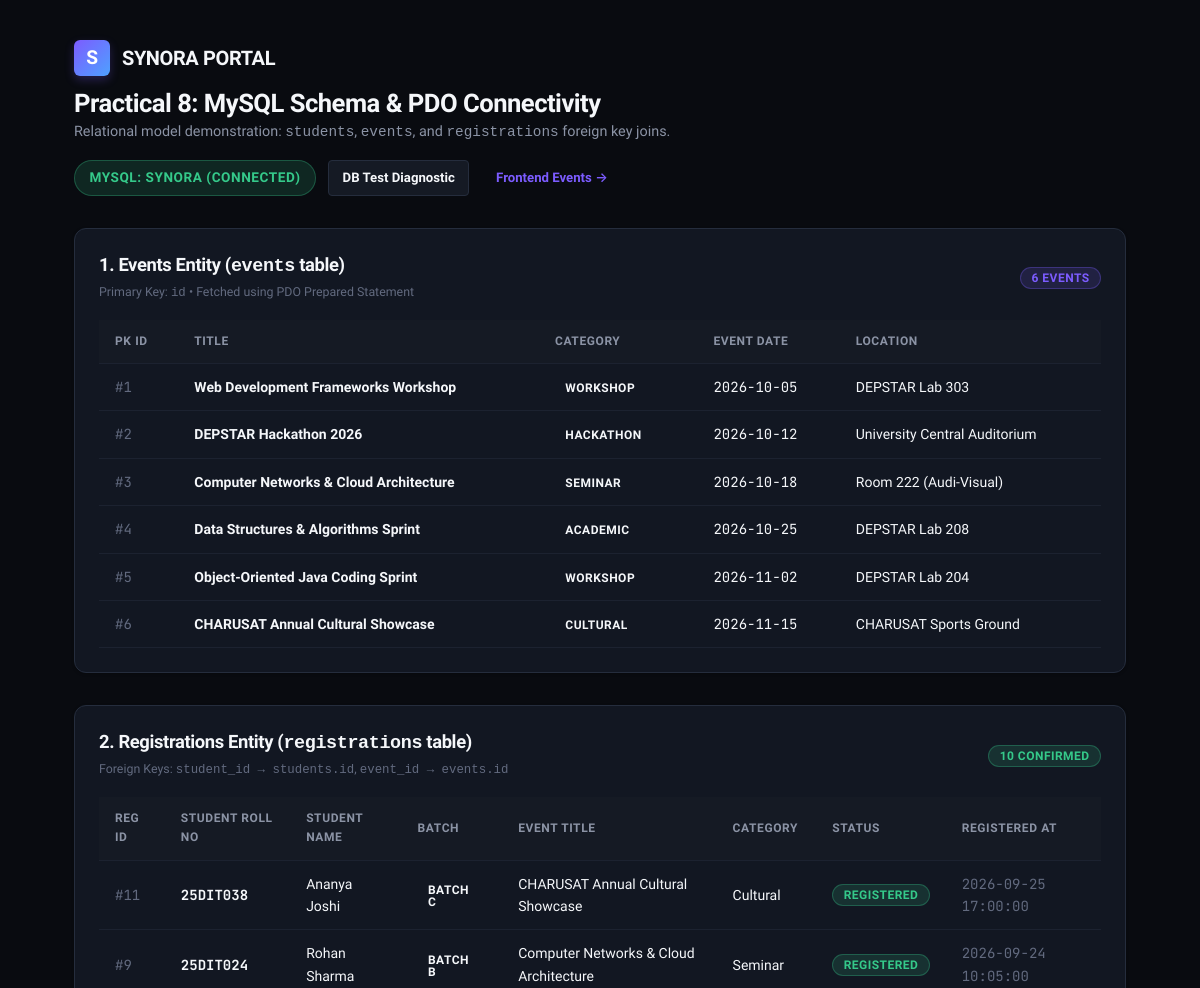
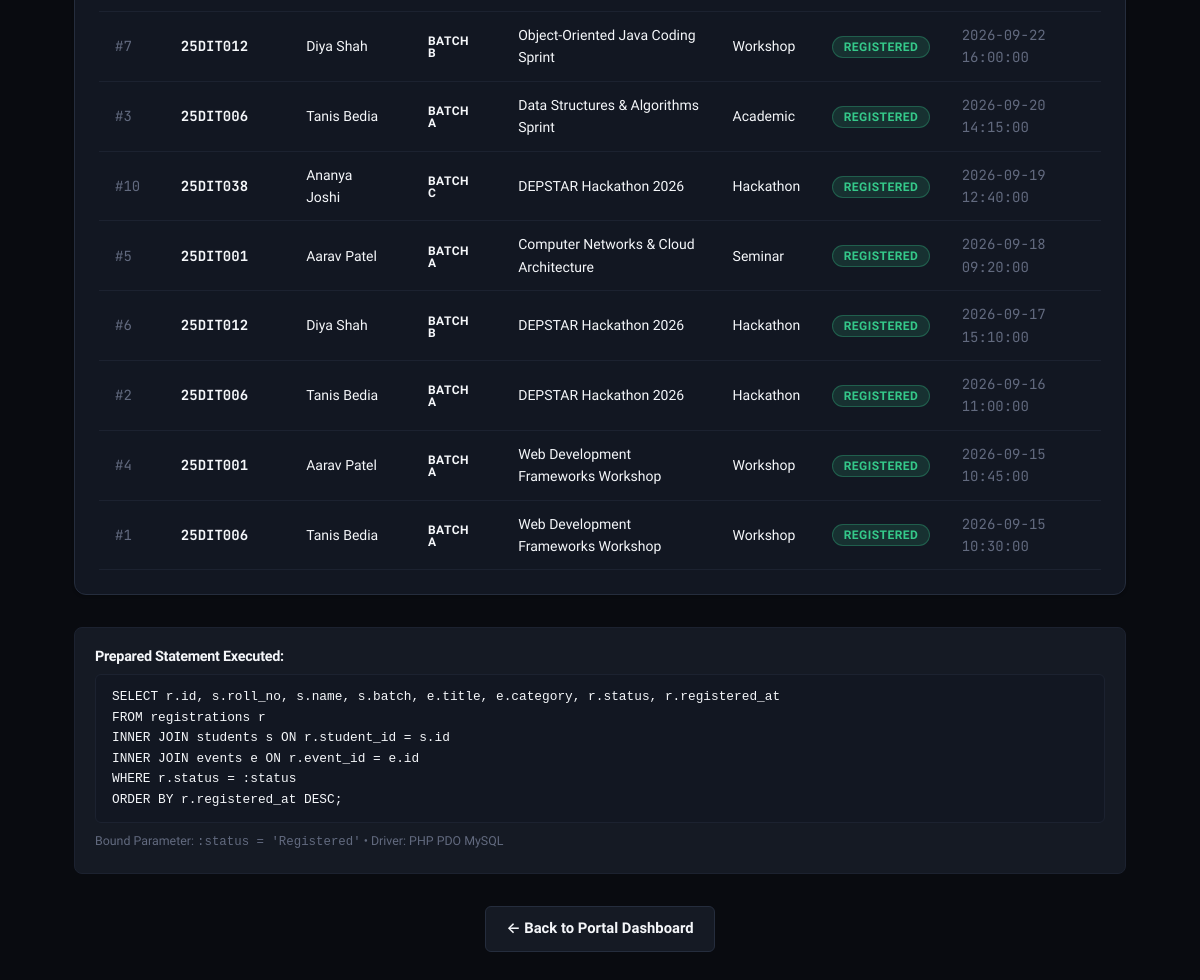
/backend/events-db.php, run on an earlier commit of the app's database (2 pictures, top to bottom).
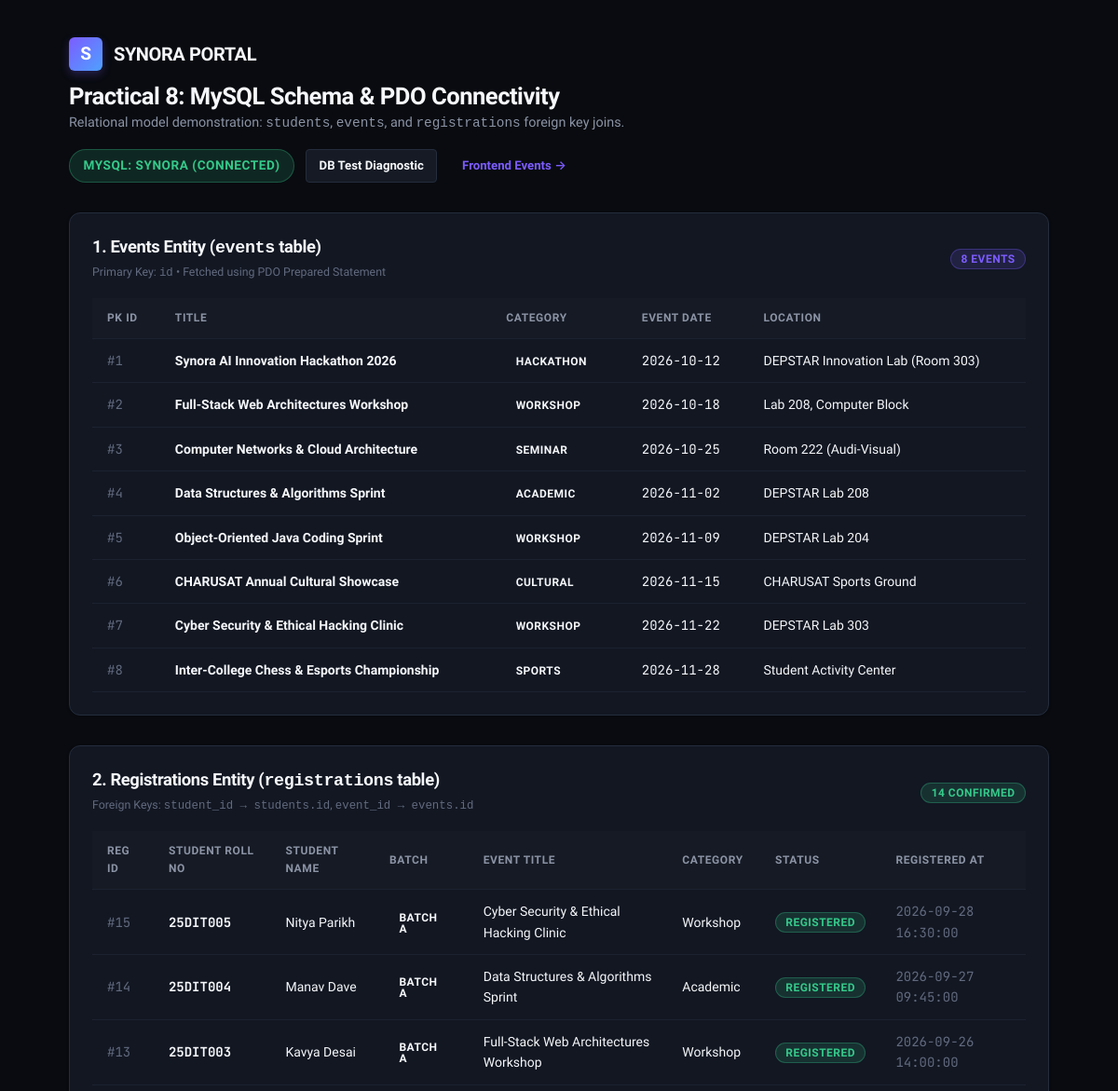
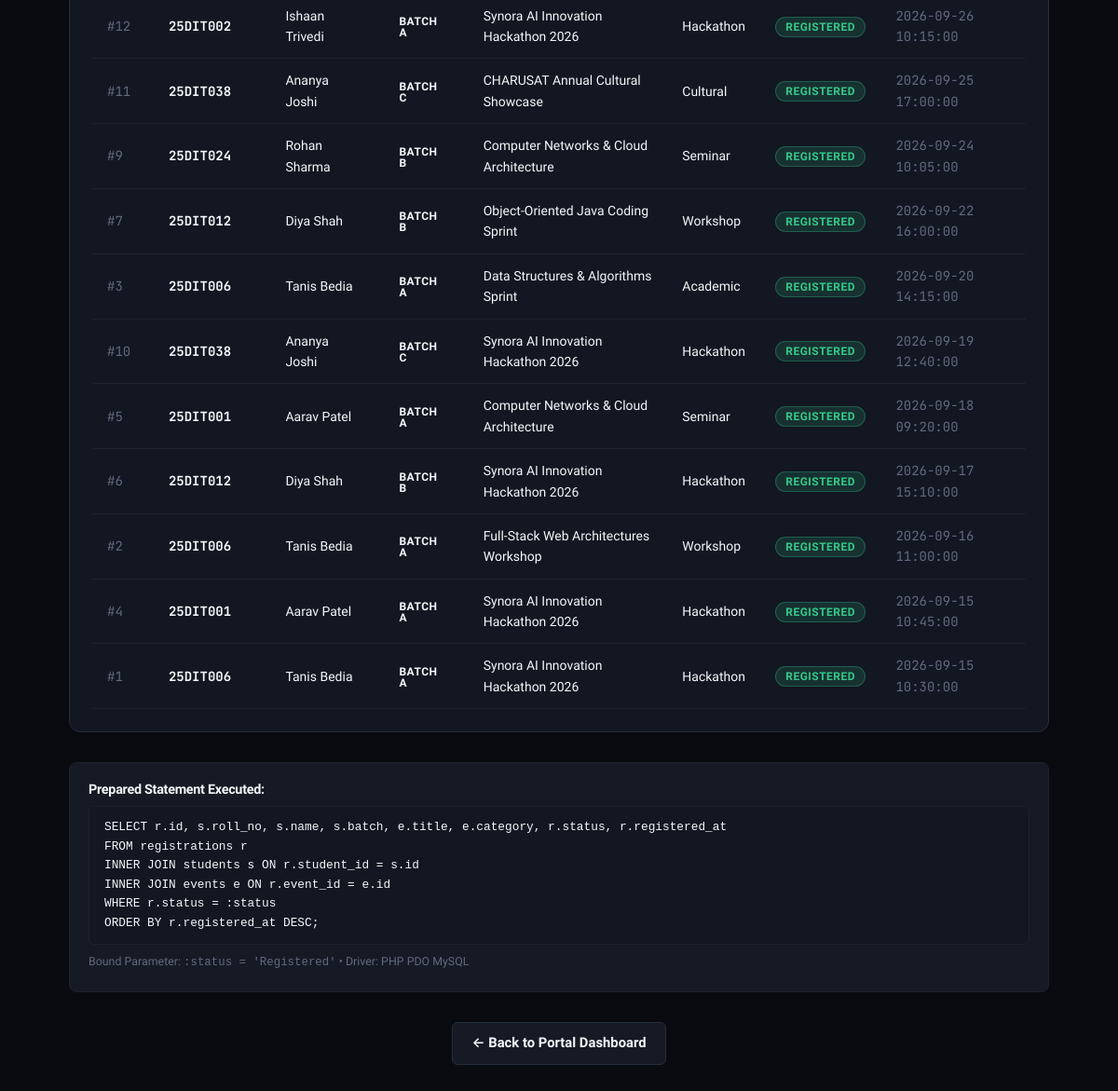
And on a later commit of the database (2 pictures, top to bottom).
### tables this page shows
CREATE TABLE `events` (
  `id` INT UNSIGNED NOT NULL AUTO_INCREMENT,
  `title` VARCHAR(150) NOT NULL,
  `description` TEXT NOT NULL,
  `category` VARCHAR(50) NOT NULL,
  `event_date` DATE NOT NULL,
  `time` VARCHAR(50) NOT NULL DEFAULT '10:00 AM – 01:00 PM',
  `location` VARCHAR(100) NOT NULL,
  `organizer` VARCHAR(100) NOT NULL DEFAULT 'Department of Information Technology',
  `capacity` INT UNSIGNED NOT NULL DEFAULT 100,
  `poster_url` VARCHAR(255) NULL,
  `status` ENUM('Open', 'Closed', 'Cancelled', 'Completed') NOT NULL DEFAULT 'Open',
  `created_at` TIMESTAMP NOT NULL DEFAULT CURRENT_TIMESTAMP,
  PRIMARY KEY (`id`),
  KEY `idx_events_date` (`event_date`),
  KEY `idx_events_category` (`category`),
  KEY `idx_events_status` (`status`)
);

CREATE TABLE `registrations` (
  `id` INT UNSIGNED NOT NULL AUTO_INCREMENT,
  `student_id` INT UNSIGNED NOT NULL,
  `event_id` INT UNSIGNED NOT NULL,
  `status` ENUM('Registered', 'Waitlisted', 'Cancelled', 'Attended') NOT NULL DEFAULT 'Registered',
  `registered_at` TIMESTAMP NOT NULL DEFAULT CURRENT_TIMESTAMP,
  PRIMARY KEY (`id`),
  UNIQUE KEY `unique_student_event` (`student_id`, `event_id`),
  KEY `idx_registrations_student` (`student_id`),
  KEY `idx_registrations_event` (`event_id`),
  CONSTRAINT `fk_registrations_student` FOREIGN KEY (`student_id`) REFERENCES `students` (`id`) ON DELETE CASCADE ON UPDATE CASCADE,
  CONSTRAINT `fk_registrations_event` FOREIGN KEY (`event_id`) REFERENCES `events` (`id`) ON DELETE CASCADE ON UPDATE CASCADE
);

CREATE TABLE `students` (
  `id` INT UNSIGNED NOT NULL AUTO_INCREMENT,
  `user_id` INT UNSIGNED NULL,
  `roll_no` VARCHAR(20) NOT NULL,
  `name` VARCHAR(100) NOT NULL,
  `email` VARCHAR(120) NOT NULL,
  `mobile` VARCHAR(15) NOT NULL,
  `course` VARCHAR(60) NOT NULL DEFAULT 'B.Tech IT',
  `semester` TINYINT UNSIGNED NOT NULL DEFAULT 3,
  `year` TINYINT UNSIGNED NOT NULL DEFAULT 2,
  `gender` ENUM('Male', 'Female', 'Other') NOT NULL DEFAULT 'Male',
  `division` VARCHAR(10) NOT NULL DEFAULT '3IT-A',
  `batch` VARCHAR(10) NOT NULL DEFAULT 'Batch A',
  `created_at` TIMESTAMP NOT NULL DEFAULT CURRENT_TIMESTAMP,
  PRIMARY KEY (`id`),
  UNIQUE KEY `idx_students_roll_no` (`roll_no`),
  UNIQUE KEY `idx_students_email` (`email`),
  KEY `idx_students_batch` (`batch`),
  KEY `idx_students_user_id` (`user_id`),
  CONSTRAINT `fk_students_user` FOREIGN KEY (`user_id`) REFERENCES `users` (`id`) ON DELETE SET NULL ON UPDATE CASCADE
);

### backend/events-db.php (the view, shortened to what the changed rows need)
<?php
$response = [
    'success' => false,
    'message' => '',
    'events' => [],
    'registrations' => []
];
try {
    $pdo = getDbConnection();
    $response['success'] = true;
    $response['message'] = 'Connected to MySQL database "synora" successfully.';
    $eventsStmt = $pdo->prepare(
        'SELECT id, title, description, category, event_date, location, created_at
         FROM events
         ORDER BY event_date ASC'
    );
    $eventsStmt->execute();
    $response['events'] = $eventsStmt->fetchAll();
    $filterStatus = isset($_GET['status']) ? trim($_GET['status']) : 'Registered';
    $sql = 'SELECT
            r.id AS registration_id,
            s.roll_no,
            s.name AS student_name,
            s.course,
            s.batch,
            e.title AS event_title,
            e.category AS event_category,
            e.event_date,
            r.status,
            r.registered_at
         FROM registrations r
         INNER JOIN students s ON r.student_id = s.id
         INNER JOIN events e ON r.event_id = e.id';
    if ($filterStatus !== 'all') {
        $sql .= ' WHERE r.status = :status';
    }
    $sql .= ' ORDER BY r.registered_at DESC';
    $regStmt = $pdo->prepare($sql);
    if ($filterStatus !== 'all') {
        $regStmt->execute([':status' => $filterStatus]);
    } else {
        $regStmt->execute();
    }
    $response['registrations'] = $regStmt->fetchAll();
} catch (Exception $e) {
    http_response_code(500);
    $response['success'] = false;
    $response['message'] = 'Database query failed: ' . $e->getMessage();
}
?>
<!DOCTYPE html>
<html lang="en">
<head>
    <link rel="stylesheet" href="../css/global.css">
    <link rel="stylesheet" href="../css/components.css">
</head>
<body>
    <div class="p8-page">
        <div style="display: flex; align-items: center; justify-content: space-between; margin-bottom: 2rem; flex-wrap: wrap; gap: 1rem;">
            <div>
                <h1 style="font-size: 1.6rem; margin-top: 0.25rem;">Practical 8: MySQL Schema &amp; PDO Connectivity</h1>
            </div>
        </div>
        <?php if (!$response['success']): ?>
            <div class="alert alert-danger" style="margin-bottom: 2rem;">
                <h4>Database Connection Failed</h4>
                <p><?= htmlspecialchars($response['message']) ?></p>
            </div>
        <?php else: ?>
            <div class="section-card">
                <div style="display: flex; justify-content: space-between; align-items: center;">
                    <div>
                        <h2 style="font-size: 1.15rem; margin-bottom: 0.25rem;">1. Events Entity (<code>events</code> table)</h2>
                        <p class="text-xs text-muted">Primary Key: <code>id</code> • Fetched using PDO Prepared Statement</p>
                    </div>
                    <span class="badge badge-accent"><?= count($response['events']) ?> Events</span>
                </div>
                <div style="overflow-x: auto;">
                    <table class="data-table">
                        <thead>
                            <tr>
                                <th>PK ID</th>
                                <th>Title</th>
                                <th>Category</th>
                                <th>Event Date</th>
                                <th>Location</th>
                            </tr>
                        </thead>
                        <tbody>
                            <?php foreach ($response['events'] as $event): ?>
                                <tr>
                                    <td class="font-mono text-muted">#<?= htmlspecialchars($event['id']) ?></td>
                                    <td><strong><?= htmlspecialchars($event['title']) ?></strong></td>
                                    <td><span class="badge badge-subtle"><?= htmlspecialchars($event['category']) ?></span></td>
                                    <td class="font-mono"><?= htmlspecialchars($event['event_date']) ?></td>
                                    <td><?= htmlspecialchars($event['location']) ?></td>
                                </tr>
                            <?php endforeach; ?>
                        </tbody>
                    </table>
                </div>
            </div>
            <div class="section-card">
                <div style="display: flex; justify-content: space-between; align-items: center;">
                    <div>
                        <h2 style="font-size: 1.15rem; margin-bottom: 0.25rem;">2. Registrations Entity (<code>registrations</code> table)</h2>
                        <p class="text-xs text-muted">Foreign Keys: <code>student_id → students.id</code>, <code>event_id → events.id</code></p>
                    </div>
                    <span class="badge badge-success"><?= count($response['registrations']) ?> Confirmed</span>
                </div>
                <div style="overflow-x: auto;">
                    <table class="data-table">
                        <thead>
                            <tr>
                                <th>Reg ID</th>
                                <th>Student Roll No</th>
                                <th>Student Name</th>
                                <th>Batch</th>
                                <th>Event Title</th>
                                <th>Category</th>
                                <th>Status</th>
                                <th>Registered At</th>
                            </tr>
                        </thead>
                        <tbody>
                            <?php foreach ($response['registrations'] as $reg): ?>
                                <tr>
                                    <td class="font-mono text-muted">#<?= htmlspecialchars($reg['registration_id']) ?></td>
                                    <td class="font-mono font-bold"><?= htmlspecialchars($reg['roll_no']) ?></td>
                                    <td><?= htmlspecialchars($reg['student_name']) ?></td>
                                    <td><span class="badge badge-subtle"><?= htmlspecialchars($reg['batch']) ?></span></td>
                                    <td><?= htmlspecialchars($reg['event_title']) ?></td>
                                    <td><?= htmlspecialchars($reg['event_category']) ?></td>
                                    <td><span class="badge badge-success"><?= htmlspecialchars($reg['status']) ?></span></td>
                                    <td class="font-mono text-xs text-muted"><?= htmlspecialchars($reg['registered_at']) ?></td>
                                </tr>
                            <?php endforeach; ?>
                        </tbody>
                    </table>
                </div>
            </div>
            <div style="background: var(--bg-elevated); border: 1px solid var(--border-subtle); border-radius: var(--radius-md); padding: 1.25rem;">
                <h4 style="font-size: 0.9rem; margin-bottom: 0.5rem;">Prepared Statement Executed:</h4>
                <pre style="background: var(--bg-card); padding: 0.75rem 1rem; border-radius: var(--radius-sm); border: 1px solid var(--border-subtle); font-size: 0.8rem; overflow-x: auto; color: var(--text-primary);">SELECT r.id, s.roll_no, s.name, s.batch, e.title, e.category, r.status, r.registered_at
FROM registrations r
INNER JOIN students s ON r.student_id = s.id
INNER JOIN events e ON r.event_id = e.id
WHERE r.status = :status
ORDER BY r.registered_at DESC;</pre>
                <div class="text-xs text-muted" style="margin-top: 0.5rem;">
                    Bound Parameter: <code>:status = '<?= htmlspecialchars($filterStatus) ?>'</code> • Driver: PHP PDO MySQL
                </div>
            </div>
        <?php endif; ?>
    </div>
</body>
</html>

What changed in the data, as far as the page shows it:
changed events id 1: title "Web Development Frameworks Workshop" → "Synora AI Innovation Hackathon 2026"; category "WORKSHOP" → "HACKATHON"; event_date "2026-10-05" → "2026-10-12"; location "DEPSTAR Lab 303" → "DEPSTAR Innovation Lab (Room 303)"
changed events id 2: title "DEPSTAR Hackathon 2026" → "Full-Stack Web Architectures Workshop"; category "HACKATHON" → "WORKSHOP"; event_date "2026-10-12" → "2026-10-18"; location "University Central Auditorium" → "Lab 208, Computer Block"
changed events "Computer Networks & Cloud Architecture": event_date "2026-10-18" → "2026-10-25"
changed events "Data Structures & Algorithms Sprint": event_date "2026-10-25" → "2026-11-02"
changed events "Object-Oriented Java Coding Sprint": event_date "2026-11-02" → "2026-11-09"
added events: id "7", title "Cyber Security & Ethical Hacking Clinic", category "WORKSHOP", event_date "2026-11-22", location "DEPSTAR Lab 303"
added events: id "8", title "Inter-College Chess & Esports Championship", category "SPORTS", event_date "2026-11-28", location "Student Activity Center"
added registrations: id "15", student.roll_no "25DIT005", student.name "Nitya Parikh", student.batch "BATCH A", event.title "Cyber Security & Ethical Hacking Clinic", event.category "Workshop", status "REGISTERED", registered_at "2026-09-28 16:30:00"
added registrations: id "14", student.roll_no "25DIT004", student.name "Manav Dave", student.batch "BATCH A", event.title "Data Structures & Algorithms Sprint", event.category "Academic", status "REGISTERED", registered_at "2026-09-27 09:45:00"
added registrations: id "13", student.roll_no "25DIT003", student.name "Kavya Desai", student.batch "BATCH A", event.title "Full-Stack Web Architectures Workshop", event.category "Workshop", status "REGISTERED", registered_at "2026-09-26 14:00:00"
added registrations: id "12", student.roll_no "25DIT002", student.name "Ishaan Trivedi", student.batch "BATCH A", event.title "Synora AI Innovation Hackathon 2026", event.category "Hackathon", status "REGISTERED", registered_at "2026-09-26 10:15:00"
changed registrations id 10: event.title "DEPSTAR Hackathon 2026" → "Synora AI Innovation Hackathon 2026"
changed registrations id 6: event.title "DEPSTAR Hackathon 2026" → "Synora AI Innovation Hackathon 2026"
changed through a linked row, registrations id 2: event.title "DEPSTAR Hackathon 2026" → "Full-Stack Web Architectures Workshop"; event.category "Hackathon" → "Workshop"
changed through a linked row, registrations id 4: event.title "Web Development Frameworks Workshop" → "Synora AI Innovation Hackathon 2026"; event.category "Workshop" → "Hackathon"
changed through a linked row, registrations id 1: event.title "Web Development Frameworks Workshop" → "Synora AI Innovation Hackathon 2026"; event.category "Workshop" → "Hackathon"
Also different on the page:
count($response['events']): "6" → "8"
count($response['registrations']): "10" → "14"
